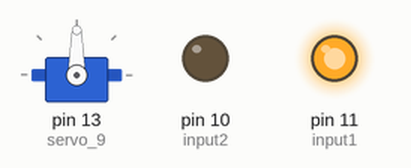
This sketch was run on a simulated Arduino Uno, built with avr-gcc and run on an emulated ATmega328P. Parts: servo, output pins drawn as LEDs (lit = HIGH).

Above: at 0.1 s.
At 10.1 s:
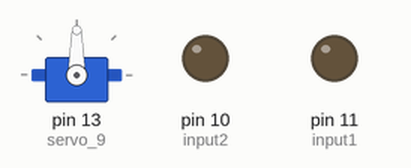
At 14.0 s:
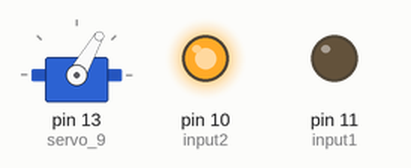
At 24.0 s:
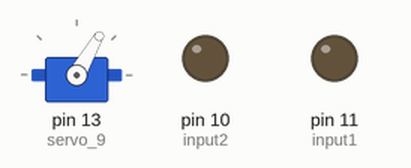
At 27.9 s:
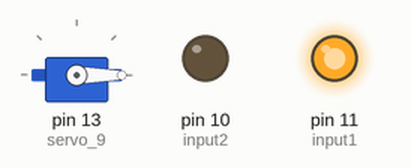
At 37.9 s:
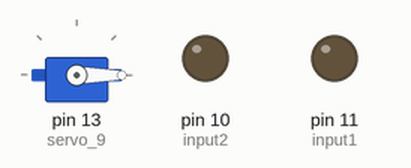
Timing chart, 0 to 39.4 s (numbered marks = the images above):
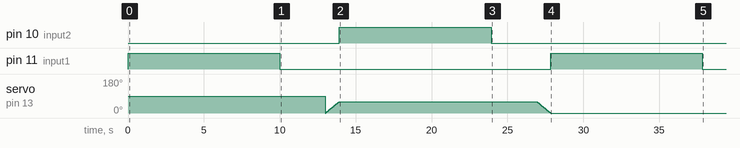

Measured:
- by itself, pin 10 (input2): LOW → HIGH at 13.9 s, → LOW 10.0 s later
- by itself, pin 11 (input1): alternates HIGH for 10.0 s and LOW for 17.8 s

The sketch:

gripper_prismatic.ino
```cpp
#include <Servo.h>

int input1 = 11;
int input2 = 10;
//int input3 = 12;
//int input4 = 13;
int pos = 0;

Servo servo_9;

void setup()
{
  pinMode(input1, OUTPUT);
  pinMode(input2, OUTPUT);
 // pinMode(input3, OUTPUT);
 //pinMode(input4OUTPUT);
  servo_9.attach(13);

}

void loop()
{
  digitalWrite(input1, HIGH);
  digitalWrite(input2, LOW);
  delay(10000); //time depends on the time taken to reach the ball base

  digitalWrite(input1, LOW);
  digitalWrite(input2, LOW);
  delay(3000);
  // sweep the servo from 0 to 180 degrees in steps
  // of 1 degrees
  for (pos = 0; pos <= 60; pos += 1) {
    // tell servo to go to position in variable 'pos'
    servo_9.write(pos);
    // wait 15 ms for servo to reach the position
    delay(15); // Wait for 15 millisecond(s)
  }

  digitalWrite(input1, LOW);
  digitalWrite(input2, HIGH);
  delay(10000); // ascend time equal to descend time

  digitalWrite(input1, LOW);
  digitalWrite(input2, LOW);
  delay(3000);

  // code related to Primary motor switches on and takes the vertical arm to home position


  for (pos = 60; pos >= 0; pos -= 1) {
    // tell servo to go to position in variable 'pos'
    servo_9.write(pos);
    // wait 15 ms for servo to reach the position
    delay(15); // Wait for 15 millisecond(s)

  }
}
```
